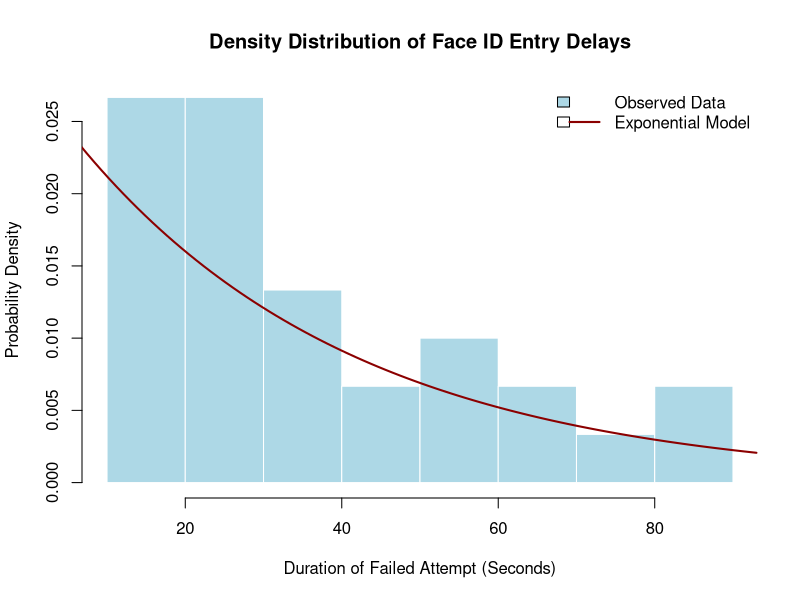

The R script that drew this image:
## ---- chunk 1
knitr::opts_chunk$set(echo = TRUE)
## ---- chunk 2
# Vector of observed times in seconds

faceid_delay_sec <- c(83, 54, 51, 66, 81, 42, 24, 38, 26, 31,
                      52, 17, 48, 22, 10, 62, 26, 17, 12, 24,
                      35, 27, 20, 16, 74, 33, 21, 25, 18, 14)


# Calculate descriptive statistics

avg_delay_sec <- mean(faceid_delay_sec)
mins_component <- avg_delay_sec %/% 60
secs_component <- avg_delay_sec %% 60


# Model Parameter Calculation

rate_lambda <- 1 / avg_delay_sec


# Evaluate cumulative probability for t <= 30 seconds

target_cutoff <- 30
prob_within_cutoff <- pexp(target_cutoff, rate = rate_lambda)


# Output summary to console

cat(sprintf("Average Failure Duration: %d minute(s) and %.2f second(s)", mins_component, secs_component))
cat(sprintf("Rate Parameter (lambda): %.4f per second", rate_lambda))
cat(sprintf("Probability of resolving in <= 30 seconds: %.2f%%", prob_within_cutoff * 100))

## ---- chunk 3
# Re-assigning parameters for graphical plotting

rate_param <- 1 / mean(faceid_delay_sec)


# Constructing density histogram with theoretical overlay

hist(faceid_delay_sec,
     breaks = 9,
     freq = FALSE,
     col = "lightblue",
     border = "white",
     main = "Density Distribution of Face ID Entry Delays",
     xlab = "Duration of Failed Attempt (Seconds)",
     ylab = "Probability Density")


# Adding theoretical Exponential PDF Curve

curve(dexp(x, rate = rate_param),
      from = 0,
      to = max(faceid_delay_sec) + 10,
      col = "darkred",
      lwd = 2,
      add = TRUE)


# Legend positioning

legend("topright",
       legend = c("Observed Data", "Exponential Model"),
       fill = c("lightblue", NA),
       col = c(NA, "darkred"),
       lwd = c(NA, 2),
       bty = "n")
